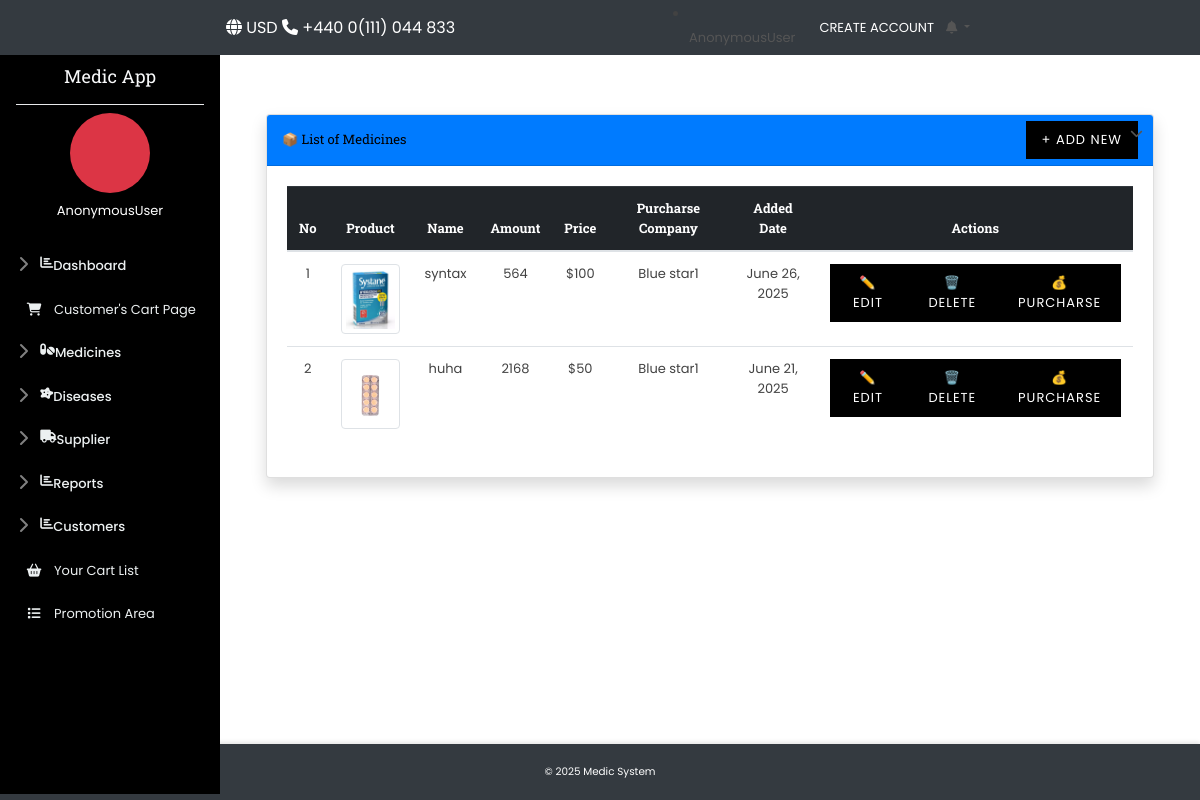
/supvounchar/, run on an earlier commit of the app's database.
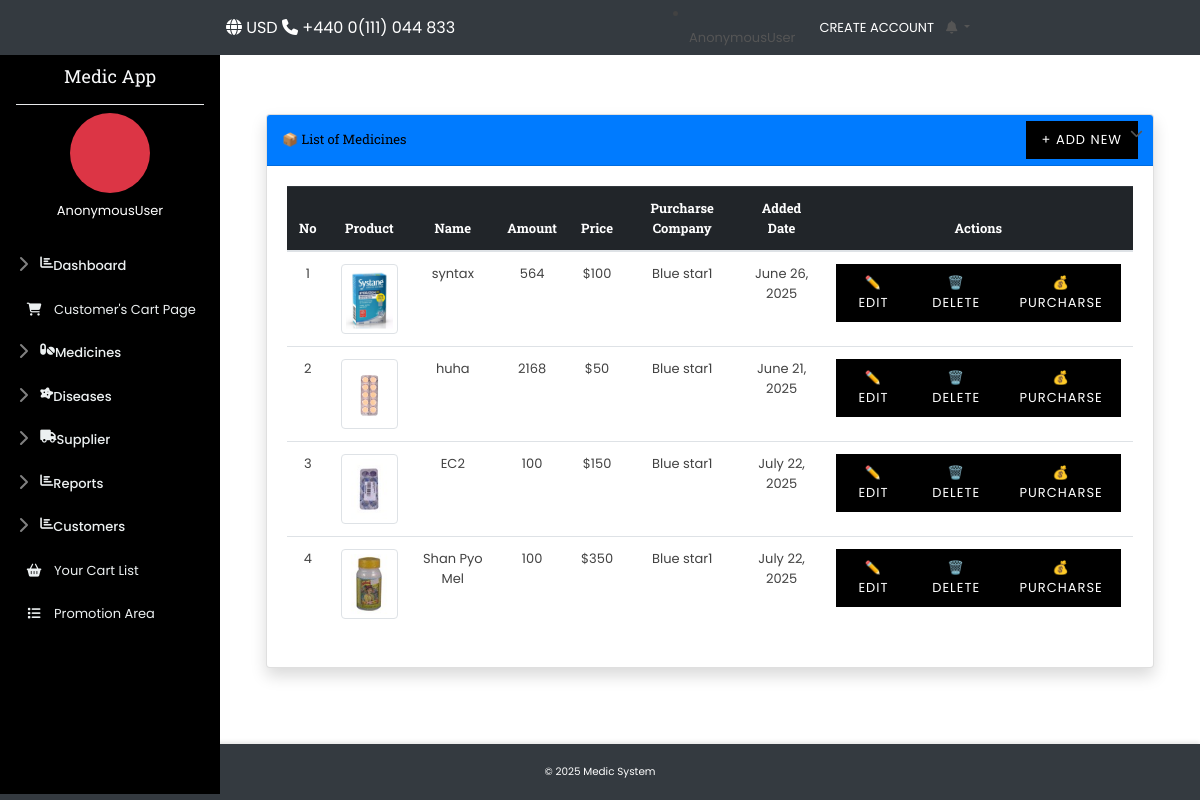
And on a later commit of the database.
### ourapp/models.py (models this page shows, shortened)
class Item(models.Model):
    category = models.ForeignKey(Category, on_delete= models.CASCADE)
    disease = models.ForeignKey(Disease, on_delete= models.CASCADE)
    supplier = models.ForeignKey(Supplier, on_delete= models.CASCADE, blank=True, null=True)
    item_photo1 = models.ImageField(upload_to='photos')
    item_photo2 = models.ImageField(upload_to='photos')
    item_name = models.CharField(max_length=255)
    item_quantity =models.PositiveIntegerField()
    item_price = models.PositiveIntegerField()
    purcharse_price = models.PositiveIntegerField(default=0)
    item_description = models.TextField()
    exp_date = models.DateField()
    brand_name = models.CharField(max_length=255, blank=True, null=True)
    batch_number = models.CharField(max_length=100, blank=True, null=True)
    barcode = models.CharField(max_length=255, blank=True, null=True)
    stock_minimum = models.PositiveIntegerField(default=10)

class Supplier(models.Model):
    supplier_name = models.CharField(max_length=255,null= True)
    supplier_phnumber = models.CharField(blank=False,null= True)
    supplier_location = models.TextField(blank=True, null= True)
    order_date = models.DateField(auto_now_add=True)
    def __str__(self):
        return self.supplier_name or "Unnamed Supplier"

### ourapp/views.py (the view)
# urls.py: path('supvounchar/', supvounchar, name= 'supvounchar'),
def supvounchar(request):
    supvounchar_data = Item.objects.all()
    context ={'supvounchar_data':supvounchar_data}
    return render(request,'supvounchar.html', context )

### ourapp/context_processors.py (called while the page is built)
def expiry_notifications(request):
    if request.user.is_authenticated:
        today = now().date()
        warning_date = today + timedelta(days=90)
        expiring_items = Item.objects.filter(exp_date__lte=warning_date, exp_date__gte=today)
        return {'expiring_items': expiring_items, 'expiring_count': expiring_items.count()}
    return {}

### templates/supvounchar.html
{% extends 'base.html' %}
{% load static %}
{% block content %}
<div class="container mt-5">
    <div class="card shadow rounded">
        <div class="card-header bg-primary text-white d-flex justify-content-between align-items-center">
            <h4 class="mb-0">📦 List of Medicines</h4>
            <a href="" class="btn btn-light btn-sm">+ Add New</a>
        </div>
        <div class="card-body table-responsive">
            <table class="table table-hover align-middle text-center">
                <thead class="table-dark">
                    <tr>
                        <th>No</th>
                        <th>Product</th>
                        <th>Name</th>
                        <th>Amount</th>
                        <th>Price</th>
                        <th>Purcharse Company</th>
                        <th>Added Date</th>
                        <th>Actions</th>
                    </tr>
                </thead>
                <tbody>
                    {% for i in supvounchar_data %}
                    <tr>
                        <td>{{ forloop.counter }}</td>
                        <td>
                            <img src="{{ i.item_photo1.url }}" class="img-thumbnail" style="width: 70px; height: 70px; object-fit: cover;" alt="Medicine">
                        </td>
                        <td>{{ i.item_name }}</td>
                        <td>{{ i.item_quantity }}</td>
                        <td>${{ i.purcharse_price }}</td>
                        <td>{{ i.supplier }}</td>
                        <td>{{ i.exp_date }}</td>
                        <td>
                            <div class="d-flex justify-content-center gap-2">
                                <a href="{% url 'med_updateview' i.id %}" class="btn btn-sm btn-outline-info">✏️ Edit</a>
                                <a href="{% url 'deleteitem' i.id %}" class="btn btn-sm btn-outline-danger" onclick="return confirm('Are you sure to delete this item?');">🗑️ Delete</a>
                                <a href="#" class="btn btn-sm btn-outline-success">💰 Purcharse</a>
                            </div>
                        </td>
                    </tr>
                    {% empty %}
                    <tr>
                        <td colspan="8" class="text-muted">No data available</td>
                    </tr>
                    {% endfor %}
                </tbody>
            </table>
        </div>
    </div>
</div>
{% endblock content %}

### templates/base.html (shortened to what this page needs)
{% load static %}
<!DOCTYPE html>
<html lang="en">
<head>
  <link rel="stylesheet" href="{% static 'assets/css/plugins.css' %}" />
  <link rel="stylesheet" href="{% static 'assets/css/bootstrap.min.css' %}" />
  <link rel="stylesheet" href="{% static 'assets/css/style.css' %}" />
  <link rel="stylesheet" href="{% static 'assets/css/responsive.css' %}" />
  <link href="https://cdnjs.cloudflare.com/ajax/libs/font-awesome/6.4.0/css/all.min.css" rel="stylesheet" />
</head>
<body>
  <nav class="navbar navbar-expand-lg navbar-dark bg-dark fixed-top">
  <div class="container-fluid px-2">
    <div class="navbar-brand py-0">
      <i class="fas fa-globe"></i> USD
      <i class="fas fa-phone ms-2"></i> +440 0(111) 044 833
    </div>
    <div class="ms-auto d-flex align-items-center">
      {% if request.user is not anonymounsuser %}
        <li class="nav-item pe-1"><a class="nav-link py-1" href="{% url 'loginview' %}">{{request.user}}</a></li>
      {% else %}
        <li class="nav-item pe-1"><a class="nav-link py-1" href="{% url 'logoutview' %}">logout</a></li>
      {% endif %}
      <a href="{% url 'customer_register' %}" class="nav-link text-white py-1 px-2">CREATE ACCOUNT</a>
      <div class="dropdown position-relative ps-1">
        <a class="nav-link dropdown-toggle py-1 px-1" href="#" role="button" data-bs-toggle="dropdown">
          <i class="fas fa-bell"></i>
        </a>
      </div>
    </div>
  </div>
</nav>
  <div class="sidebar-desktop" id="sidebarDesktop">
    <h5 class="text-center text-light mb-3">Medic App</h5>
    <hr class="bg-info my-2 mx-3">
    <div class="text-center mb-4 px-3">
      <div class="d-flex justify-content-center mb-2">
        <div class="rounded-circle bg-danger d-flex align-items-center justify-content-center" style="width: 80px; height: 80px;">
        </div>
      </div>
      <p class="mb-0 text-white">{{ request.user }}</p>
    </div>
    <nav class="nav flex-column sidebar-nav">
      <button class="btn-toggle" data-bs-toggle="collapse" data-bs-target="#customer-collapse" aria-expanded="false">
        <i class="fas fa-chart-bar me-2"></i> Dashboard
      </button>
      <a class="nav-link" href="{% url 'customerproduct_list' %}"><i class="fas fa-shopping-cart"></i>Customer's Cart Page</a>
      <button class="btn-toggle" data-bs-toggle="collapse" data-bs-target="#medicine-collapse" aria-expanded="false">
        <i class="fas fa-pills me-2"></i> Medicines
      </button>
      <button class="btn-toggle" data-bs-toggle="collapse" data-bs-target="#diseases-collapse" aria-expanded="false">
        <i class="fas fa-disease me-2"></i> Diseases
      </button>
      <button class="btn-toggle" data-bs-toggle="collapse" data-bs-target="#supplier-collapse" aria-expanded="false">
        <i class="fas fa-truck me-2"></i> Supplier
      </button>
      <button class="btn-toggle" data-bs-toggle="collapse" data-bs-target="#reports-collapse" aria-expanded="false">
        <i class="fas fa-chart-bar me-2"></i> Reports
      </button>
      <button class="btn-toggle" data-bs-toggle="collapse" data-bs-target="#customer-collapse" aria-expanded="false">
        <i class="fas fa-chart-bar me-2"></i> Customers
      </button>
      <a class="nav-link" href="{% url 'cart_list' %}"><i class="fas fa-shopping-basket"></i> Your Cart List</a>
       <a class="nav-link" href=""><i class="fas fa-list"></i>Promotion Area</a>
    </nav>
  </div>
  <div class="content-wrapper">
    {% block content %} {% endblock content %}
  </div>
  <footer class="bg-dark text-white text-center py-2">
    <small>&copy; 2025 Medic System</small>
  </footer>
</body>
</html>

### templates/base.html (style rules this page uses)
:root { --sidebar-width: 220px; --sidebar-bg: #000; --sidebar-active-bg: #de1435; --primary-color: #293136; --text-light: #ecf0f1; }
body { margin: 0; padding-top: 50px; min-height: 100vh; display: flex; flex-direction: column; }
.sidebar-desktop { width: var(--sidebar-width); background: var(--sidebar-bg); overflow-y: auto; padding-top: 1rem; height: calc(100vh - 56px); position: fixed; transition: transform 0.3s ease; }
.content-wrapper { flex: 1; padding: 1rem; margin-left: var(--sidebar-width); min-height: calc(100vh - 56px - 56px); }
.sidebar-nav { padding-left: 0; }
.sidebar-nav .nav-link { color: var(--text-light); padding: 0.5rem 1rem; margin: 0.25rem 0.5rem; border-radius: 4px; display: flex; align-items: center; transition: all 0.2s; }
.sidebar-nav .nav-link i { margin-right: 10px; width: 20px; text-align: center; }
.btn-toggle { display: inline-flex; align-items: left; padding: 0.5rem 1rem; font-weight: 500; color: var(--text-light); background-color: transparent; border: 0; width: 100%; text-align: left; margin: 0.25rem 0; transition: all 0.2s; }
.btn-toggle::before { width: 1.25em; line-height: 0; transition: transform 0.35s ease; transform-origin: 0.5em 50%; margin-right: 8px; }
.navbar { min-height: 50px; padding-top: 0.25rem; padding-bottom: 0.25rem; }
.navbar-brand { padding-top: 0.25rem; padding-bottom: 0.25rem; font-size: 1rem; }
footer { box-shadow: 0 -2px 4px rgba(0, 0, 0, 0.1); height: 56px; display: flex; align-items: center; justify-content: center; }

What changed in the data, as far as the page shows it:
added Item: item_photo1 (picture), item_name "EC2", item_quantity "100", purcharse_price "150", supplier "Blue star1", exp_date "July 22, 2025"
added Item: item_photo1 (picture), item_name "Shan Pyo Mel", item_quantity "100", purcharse_price "350", supplier "Blue star1", exp_date "July 22, 2025"
